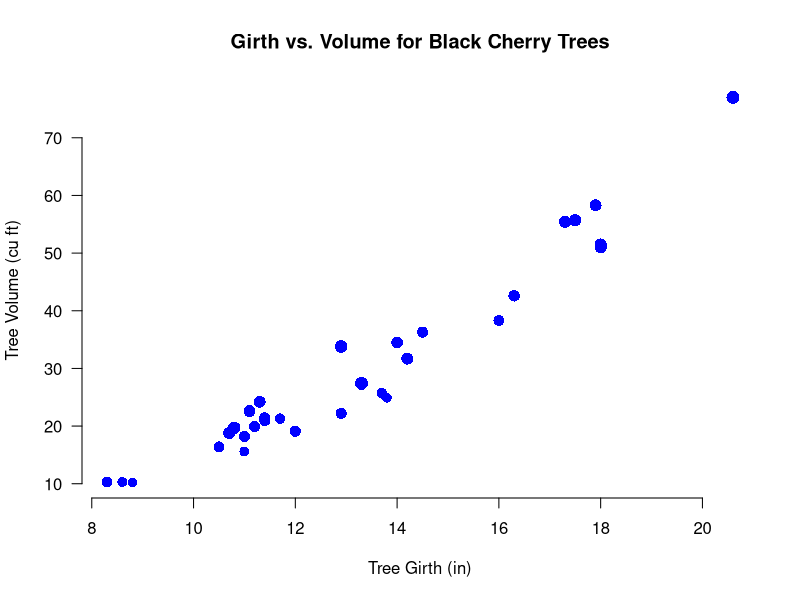
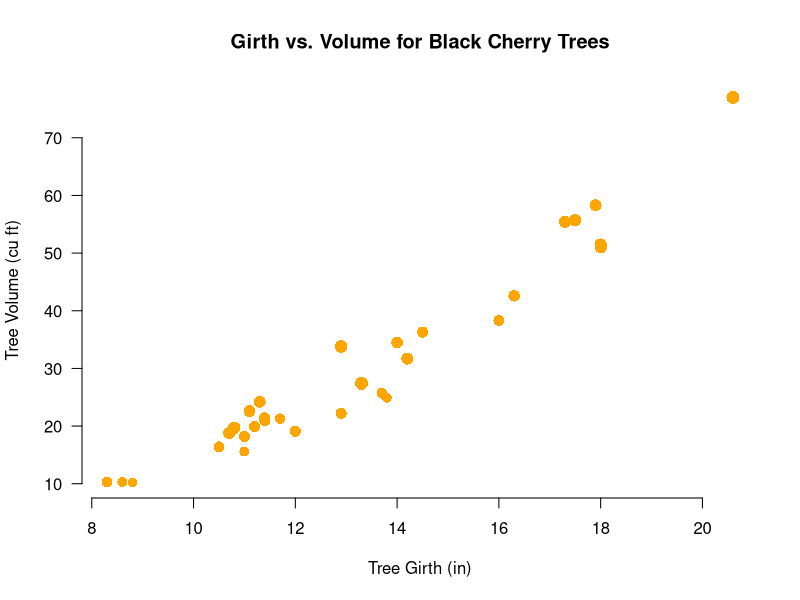
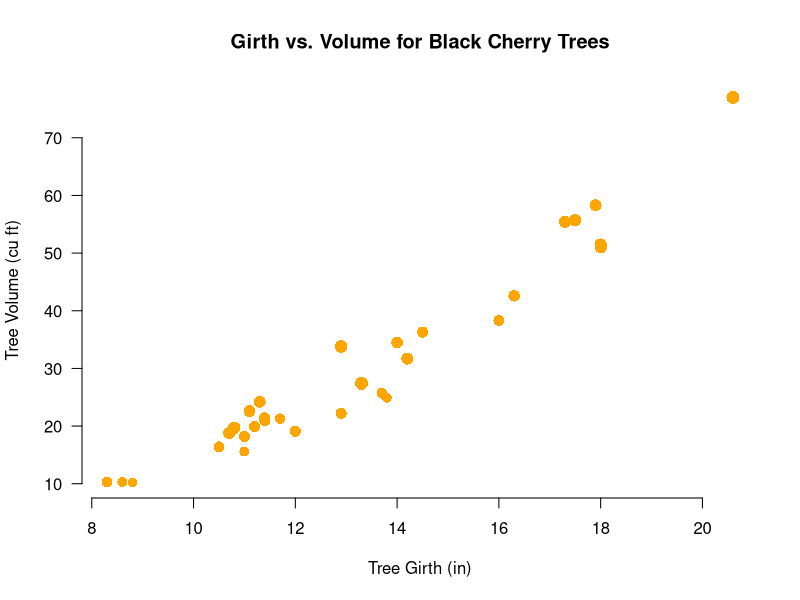

Write R code to recreate these figures, in order.
#' 
#' # Latihan R di BBTNBKDS / R Training at BBTNBKDS
#' ## 2026-06-29 s/d 2026-06
#' ## disampikan oleh Andy Marshall, Universitas Michigan 
#' 
#' Selamat datang di sesi R pertama Anda!
#' 
#' > Welcome to your first R session!
#' 
#' Ini adalah dokumen Markdown. Markdown adalah sintaks pemformatan sederhana untuk membuat dokumen yang menggabungkan bahasa biasa dan kode komputer, lalu menghasilkan dokumen dalam format HTML, PDF, atau MS Word. Untuk detail lebih lanjut tentang R Markdown, lihat: <http://rmarkdown.rstudio.com>
#' 
#' > This is a markdown document. Markdown is a simple formatting syntax for producing documents that mix plain language and computer code and outputs them in HTML, PDF, or MS Word formats. For more details anout R markdown, see:  <http://rmarkdown.rstudio.com>
#' 
#' # Proyek di Posit Cloud / Projects in Posit Cloud
#' 
#' - Saat Anda membuka proyek, Posit Cloud akan membuat salinan pribadi untuk Anda.
#' - Bikin copy permanen proyek ke workspace sendiri
#' - Nama file berwarna merah berarti ada perubahan yang belum disimpan.
#' - Kita juga akan melihat cara mengunduh proyek dari Posit Cloud.
#' 
#' > - when you open, it creates a personal copy
#' > - make a permanent copy of the project to your workspace
#' > - red file name = unsaved changes
#' > - downloading projects from Posit Cloud
#' 
#' # Gambaran singkat tentang RStudio dan R Markdown / A quick overview of RStudio and R Markdown
#' 
#' ## panel / panes
#' 
#' Panel Source dan Console, serta panel-panel lainnya.
#' 
#' > Source and Console, and more
#' 
#' ## pengaturan tampilan / customization
#' 
#' Buka pengaturan melalui **Tools -> Global Options...**. Di sana, Anda bisa:
#' 
#' - mengatur **Pane Layout**
#' - memilih tema, tampilan, jenis huruf, ukuran teks, dan lain-lain di bagian **Appearance**
#' 
#' > Go to settings (Tools -> Global Options...), there you can:
#' > - set the "Pane Layout" 
#' > - set your own themes, appearance, font, text size, etc. under "Appearance". 
#' 
#' Biasanya saya menulis kode dengan ukuran huruf sekitar 11, dan itulah ukuran yang saya gunakan saat menulis kode ini. Di kelas, saya akan memperbesar ukuran huruf saya menjadi sekitar 18 supaya lebih mudah dibaca. Ini tidak akan mengubah nomor baris mana pun, karena nomor baris mengikuti pemisahan baris. Namun, jarak dan tampilan kode yang Anda lihat mungkin akan sedikit berbeda dari yang tampil di layar saat kelas berlangsung.
#' 
#' > I normally code with font size 11 or so, which is what I used when I wrote this code. In class I will bump mine up to ~18 point to help make it more readable. This will not change any of the line numbering (as they are based on line breaks), but it will mean that the spacing of the code you use will look a little different from the one on the screen in class.
#'  
#' ## potongan kode / code chunks
#' 
#' Dalam file R Markdown, teks yang ditulis di sini, yaitu di luar potongan kode, dianggap sebagai teks biasa.
#' 
#' > In an R Markdown file, text written here (outside code chunks) is text.
#' 
#' Ini adalah sebuah potongan kode:
#' 
#' > This is a code chunk:
#' 
## -----------------------------------------------------------------


#' 
## -----------------------------------------------------------------

6 + 8


#' 
#' Ini adalah teks biasa.
#' 
#' > This is normal text.
#' 
## -----------------------------------------------------------------

# text written here (inside a code chunk) is interpreted as R code
# any thing written after a hash will not be executed
# adding a hash anywhere makes R ignore everything following it on that line (or until you hit return to make a new line)

5 +  7 # this lines adds two numbers

#all lines in a code chunk not preceded by '#' are executed  #oops 


#' 
#' Gunakan menu **Code -> Insert Chunk**.
#' 
#' > Code -> Insert Chunk
#' 
#' Pelajari pintasan keyboard untuk menambahkan potongan kode. Ini akan sangat membantu!
#' 
#' > Learn the shortcut for adding code chunks!
#' 
#' ## heading dalam dokumen Rmd / Rmd document headings
#' 
#' Menambahkan beberapa level heading ke kode atau dokumen Anda bisa sangat membantu untuk mengatur materi, walaupun Anda tidak berencana untuk melakukan *knit* ke format lain.
#' 
#' > Adding different levels of heading to your code, even if you don't intend to knit it to another format, can really help with organization.
#' 
#' # Dasar-dasar menulis kode R / Basic R coding
#' 
#' Perintah sederhana dapat dikirim ke Console supaya dijalankan oleh R.
#' 
#' > simple command, send to console for R to execute
#' 
## -----------------------------------------------------------------

23 + 67
c(1, 2, 3, 7)


#' 
#' Simpan hasil sebagai sebuah objek.
#' 
#' > save as an object
#' 
## -----------------------------------------------------------------

x <- 23 + 67
x
y <- c(1, 2, 3, 7)
y


#' 
#' Menimpa atau mengganti isi sebuah objek.
#' 
#' > overwriting an object
#' 
## -----------------------------------------------------------------

x
x <- 6 + 7
x


#' 
#' Melakukan operasi matematika dengan objek. Ini juga memperlihatkan konsep penting di R yang disebut *vectorization*.
#' 
#' > math with objects ("vectorization")
#' 
## -----------------------------------------------------------------

y
2 * y


#' 
#' 
#' # Format penulisan kode / Code formatting
#' 
#' Spasi biasanya tidak memengaruhi apakah kode berjalan atau tidak.
#' 
#' > spaces don't affect functionality (usually)
#' 
## -----------------------------------------------------------------

2/3
2 / 3
2           /              3


#' 
#' Pemisahan baris juga biasanya tidak memengaruhi kode, selama Anda memilih dan menjalankan baris-baris tersebut bersama-sama:
#' 
#' > Neither do line breaks, if you select the lines together:
#' 
## -----------------------------------------------------------------

2/
  3


#' 
#' 
#' Ini sangat membantu, karena artinya kita bisa menambahkan pemisahan baris ke dalam kode agar kode lebih mudah dibaca, menambahkan komentar, dan sebagainya. Bandingkan contoh kode berikut. Kode ini membuat *scatterplot* sederhana dengan beberapa pengaturan tambahan, menggunakan dataset bawaan di R yang bernama `"trees"`. Untuk sekarang, jangan khawatir dulu tentang detailnya. Cukup bandingkan seberapa mudah kode ini dibaca:
#' 
#' > This is really helpful, as it means you can add line breaks to your code to make it easier to read, add comments, etc. Compare this code, which produces a simple scatterplot with some customization, using a built-in dataset in R called "trees". Don't worry about the details now. Just compare the readability of this:
#' 
#' 
## -----------------------------------------------------------------

plot(Volume ~ Girth,main = "Girth vs. Volume for Black Cherry Trees",xlab = "Tree Girth (in)",ylab="Tree Volume (cu ft)",las = 1,bty = "n",pch = 16,cex = Height/50,col = "blue",data = trees)


#' 
#' dengan versi yang lebih rapi, menggunakan pemisahan baris:
#' 
#' > with a tidied version, using line breaks:
#' 
## -----------------------------------------------------------------

plot(Volume ~ Girth,
      main = "Girth vs. Volume for Black Cherry Trees",
      xlab = "Tree Girth (in)", 
      ylab = "Tree Volume (cu ft)",
      las  = 1,
      bty  = "n",
      pch  = 16,
      cex  = Height/50,
      col  = "orange",
      data = trees)


#' 
#' Format seperti ini juga memberi ruang untuk menambahkan komentar:
#' 
#' > this also leaves room to add comments:
#' 
## -----------------------------------------------------------------

plot(Volume ~ Girth,
      main = "Girth vs. Volume for Black Cherry Trees",
      xlab = "Tree Girth (in)", 
      ylab = "Tree Volume (cu ft)",
      las  = 1,    # I'm a comment!
      bty  = "n",  # Me, too.
         # the next line sets the plotting character 
      pch = 16,
      cex = Height/50,
      col = "orange",
      data = trees)


#' 
#' # Melakukan Knit / Knitting
#' 
#' Saat Anda mengeklik tombol **Knit** atau **Rajut**, sebuah dokumen akan dibuat yang menyertakan konten serta keluaran dari setiap potongan kode R yang disematkan di dalam dokumen.
#' 
#' > When you click the **Knit** or **Knit** button, a document will be created that includes the contents and output of each piece of R code embedded within the document.
